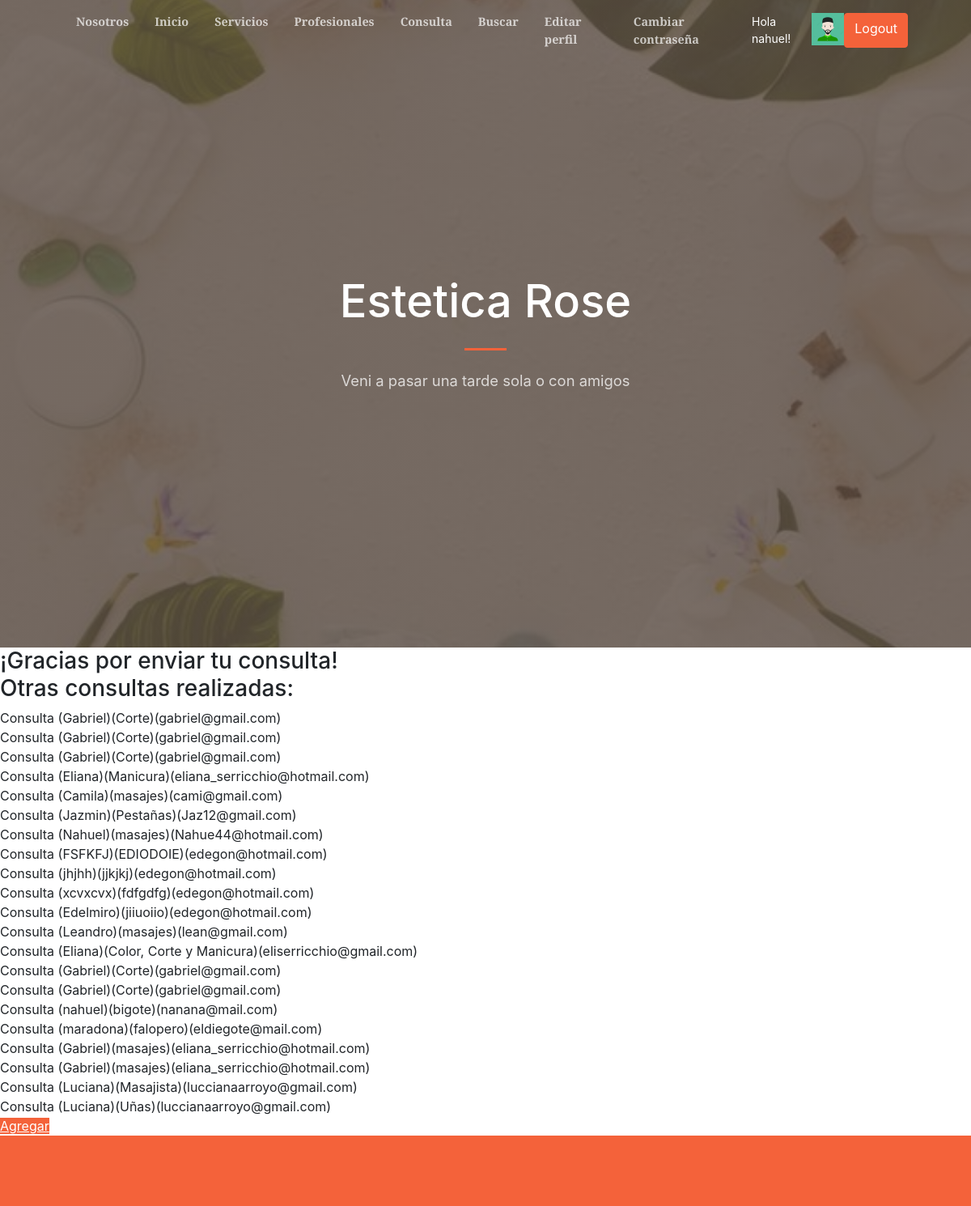
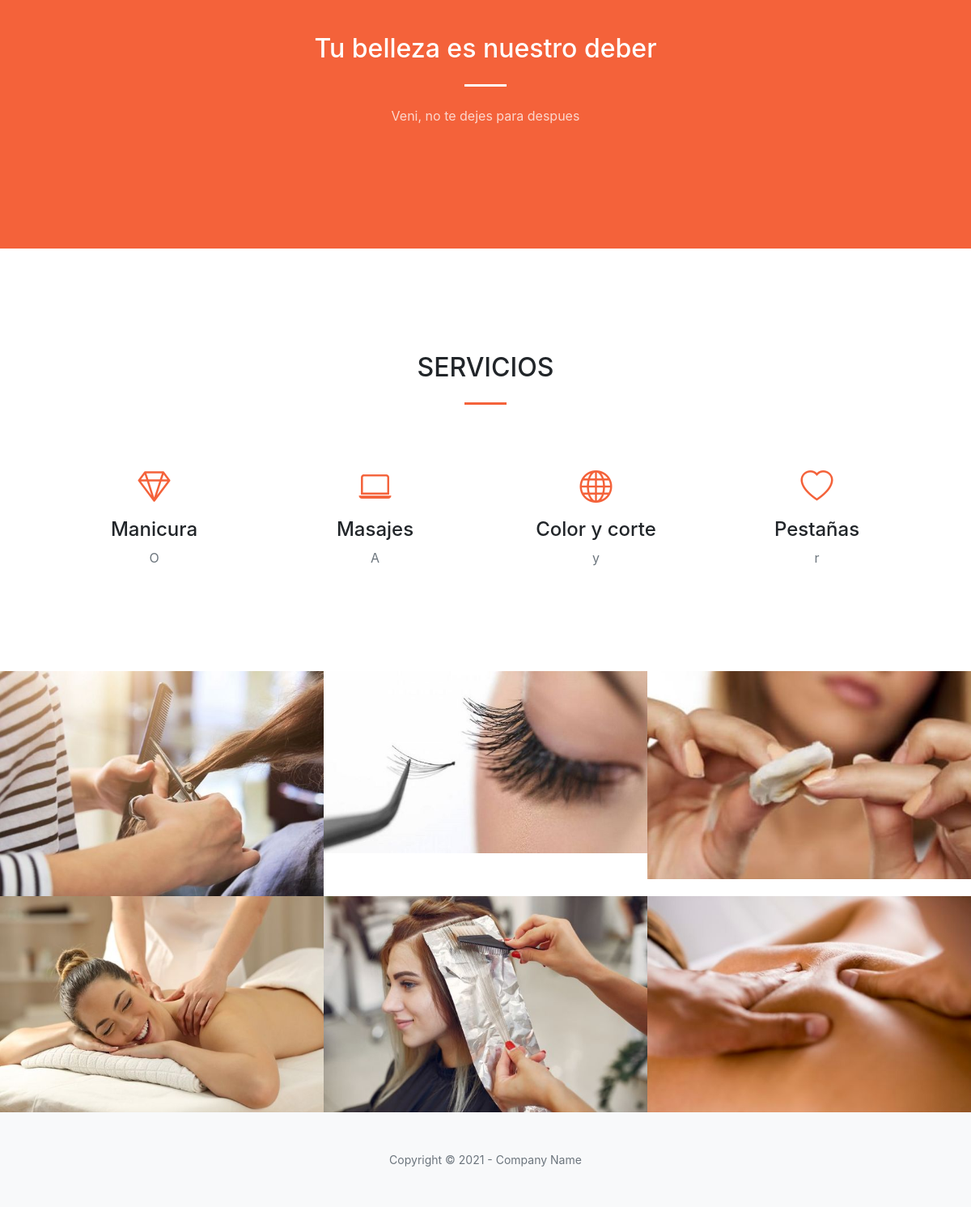
Page /inicio/consulta (signed in) on the committed database (2 pictures, top to bottom).
### AppCoder/models.py (models this page shows)
class Consulta(Model):
    nombre = CharField(max_length=40)
    servicio = CharField(max_length=40)
    mail = EmailField()
    def __str__ (self) -> str: #formulario
        return f'Consulta ({self.nombre})({self.servicio})({self.mail})'

### AppCoder/views.py (the view)
# urls.py: path('consulta', ConsultaListView.as_view(), name='consultas'),
class ConsultaListView(LoginRequiredMixin, AvatarView, ListView):
     model =  Consulta
     template_name = "AppCoder/consulta.html"
     context_object_name = 'consultas'

### AppCoder/views.py (called while the page is built)
      def get_context_data(self, **kwargs):
          contexto = super().get_context_data(**kwargs)
          if self.request.user.is_authenticated:
              contexto['avatar_url'] = Avatar.objects.filter(user=self.request.user).last().imagen.url
          return contexto

### templates/AppCoder/consulta.html (shortened to what this page needs)
{% extends 'AppCoder/padre.html' %}
{% block contenidoQueCambia %}
    <h3> ¡Gracias por enviar tu consulta!
        <br>
        Otras consultas realizadas:
        <br>
    </h3>
    {% for consulta in consultas %}
        {{consulta}}
        <br>
    {% endfor %}
          <a class="btn-primary" href="{% url 'consulta_formulario'%}">Agregar<a/>
{% endblock %}

### templates/AppCoder/padre.html (shortened to what this page needs)
<!DOCTYPE html>
<html lang="en">
    <head>
    {% load static %}
        <link href="https://cdn.jsdelivr.net/npm/bootstrap-icons@1.5.0/font/bootstrap-icons.css" rel="stylesheet" />
        <link href="https://cdnjs.cloudflare.com/ajax/libs/SimpleLightbox/2.1.0/simpleLightbox.min.css" rel="stylesheet" />
        <link href="{% static 'AppCoder/css/styles.css' %}" rel="stylesheet" />
    </head>
    <body id="page-top">
        <nav class="navbar navbar-expand-lg navbar-light fixed-top py-3" id="mainNav">
            <div class="container px-4 px-lg-5">
                <div class="collapse navbar-collapse" id="navbarResponsive">
                    <ul class="navbar-nav ms-auto my-2 my-lg-0">
                        <li class="nav-item"><a class="nav-link" href="{% url 'nosotros' %}">Nosotros</a></li>
                        <li class="nav-item"><a class="nav-link" href="{% url 'Inicio' %}">Inicio</a></li>
                        <li class="nav-item"><a class="nav-link" href="{% url 'servicios' %}">Servicios</a></li>
                        <li class="nav-item"><a class="nav-link" href="{% url 'profesionales' %}">Profesionales</a></li>
                        <li class="nav-item"><a class="nav-link" href="{% url 'consultas' %}">Consulta</a></li>
                        <li class="nav-item"><a class="nav-link" href="{% url 'busqueda_consulta' %}">Buscar</a></li>
                        {% if not request.user.is_authenticated %}
                          <a class="btn btn-primary" href="{% url 'login'%}">Iniciar</a>
                        {% else %}
                            <li class="nav-item"><a class="nav-link" href="{% url 'avatar_add' %}">Editar perfil</a></li>
                            <li class="nav-item"><a class="nav-link" href="{% url 'user_editar' %}">Cambiar contraseña</a></li>
                            <p class="text-white small mb-4 mb-lg-0"> Hola {{user.username}}!</p>
                            <img src="{{avatar_url}}" height="40px"/>
                            <a class="btn btn-primary" href="{% url 'logout'%}">Logout</a>
                        {% endif %}
                    </ul>
                </div>
            </div>
        </nav>
        <header class="masthead">
            <div class="container px-4 px-lg-5 h-100">
                <div class="row gx-4 gx-lg-5 h-100 align-items-center justify-content-center text-center">
                    <div class="col-lg-8 align-self-end">
                        <h1 class="text-white font-weight-bold">Estetica Rose</h1>
                        <hr class="divider" />
                    </div>
                    <div class="col-lg-8 align-self-baseline">
                        <p class="text-white-75 mb-5">Veni a pasar una tarde sola o con amigos</p>
                    </div>
                </div>
            </div>
        </header>
        {% block contenidoQueCambia %}{% endblock %}
        <section class="page-section bg-primary" id="about">
            <div class="container px-4 px-lg-5">
                <div class="row gx-4 gx-lg-5 justify-content-center">
                    <div class="col-lg-8 text-center">
                        <h2 class="text-white mt-0">Tu belleza es nuestro deber</h2>
                        <hr class="divider divider-light" />
                        <p class="text-white-75 mb-4">Veni, no te dejes para despues</p>
                    </div>
                </div>
            </div>
        </section>
        <section class="page-section" id="services">
            <div class="container px-4 px-lg-5">
                <h2 class="text-center mt-0">SERVICIOS</h2>
                <hr class="divider" />
                <div class="row gx-4 gx-lg-5">
                    <div class="col-lg-3 col-md-6 text-center">
                        <div class="mt-5">
                            <div class="mb-2"><i class="bi-gem fs-1 text-primary"></i></div>
                            <h3 class="h4 mb-2">Manicura</h3>
                            <p class="text-muted mb-0">O</p>
                        </div>
                    </div>
                    <div class="col-lg-3 col-md-6 text-center">
                        <div class="mt-5">
                            <div class="mb-2"><i class="bi-laptop fs-1 text-primary"></i></div>
                            <h3 class="h4 mb-2">Masajes</h3>
                            <p class="text-muted mb-0">A</p>
                        </div>
                    </div>
                    <div class="col-lg-3 col-md-6 text-center">
                        <div class="mt-5">
                            <div class="mb-2"><i class="bi-globe fs-1 text-primary"></i></div>
                            <h3 class="h4 mb-2">Color y corte</h3>
                            <p class="text-muted mb-0">y</p>
                        </div>
                    </div>
                    <div class="col-lg-3 col-md-6 text-center">
                        <div class="mt-5">
                            <div class="mb-2"><i class="bi-heart fs-1 text-primary"></i></div>
                            <h3 class="h4 mb-2">Pestañas</h3>
                            <p class="text-muted mb-0">r</p>
                        </div>
                    </div>
                </div>
            </div>
        </section>
        <div id="portfolio">
            <div class="container-fluid p-0">
                <div class="row g-0">
                    <div class="col-lg-4 col-sm-6">
                        <a class="portfolio-box" href="assets/img/portfolio/fullsize/1.jpeg" title="Project Name">
                            <img class="img-fluid" src="{%  static 'AppCoder/assets/img/portfolio/thumbnails/1.jpeg' %}" alt="..." />
                        </a>
                    </div>
                    <div class="col-lg-4 col-sm-6">
                        <a class="portfolio-box" href="assets/img/portfolio/fullsize/2.jpeg" title="Project Name">
                            <img class="img-fluid" src="{% static 'AppCoder/assets/img/portfolio/thumbnails/2.jpeg' %}" alt="..." />
                        </a>
                    </div>
                    <div class="col-lg-4 col-sm-6">
                        <a class="portfolio-box" href="assets/img/portfolio/fullsize/3.jpeg" title="Project Name">
                            <img class="img-fluid" src="{% static 'AppCoder/assets/img/portfolio/thumbnails/3.jpeg' %}" alt="..." />
                        </a>
                    </div>
                    <div class="col-lg-4 col-sm-6">
                        <a class="portfolio-box" href="assets/img/portfolio/fullsize/4.jpeg" title="Project Name">
                            <img class="img-fluid" src="{% static 'AppCoder/assets/img/portfolio/thumbnails/4.jpeg' %}" alt="..." />
                        </a>
                    </div>
                    <div class="col-lg-4 col-sm-6">
                        <a class="portfolio-box" href="assets/img/portfolio/fullsize/5.jpeg" title="Project Name">
                            <img class="img-fluid" src="{% static 'AppCoder/assets/img/portfolio/thumbnails/5.jpeg' %}" alt="..." />
                        </a>
                    </div>
                    <div class="col-lg-4 col-sm-6">
                        <a class="portfolio-box" href="assets/img/portfolio/fullsize/6.jpeg" title="Project Name">
                            <img class="img-fluid" src="{% static 'AppCoder/assets/img/portfolio/thumbnails/6.jpeg' %}" alt="..." />
                        </a>
                    </div>
                </div>
            </div>
        </div>
        <footer class="bg-light py-5">
            <div class="container px-4 px-lg-5"><div class="small text-center text-muted">Copyright &copy; 2021 - Company Name</div></div>
        </footer>
    </body>
</html>

### rows in the picture
Consulta: nombre+servicio+mail "Consulta (Gabriel)(Corte)(gabriel@gmail.com)"
Consulta: nombre+servicio+mail "Consulta (Gabriel)(Corte)(gabriel@gmail.com)"
Consulta: nombre+servicio+mail "Consulta (Gabriel)(Corte)(gabriel@gmail.com)"
Consulta: nombre+servicio+mail "Consulta (Eliana)(Manicura)(eliana_serricchio@hotmail.com)"
Consulta: nombre+servicio+mail "Consulta (Camila)(masajes)(cami@gmail.com)"
Consulta: nombre+servicio+mail "Consulta (Jazmin)(Pestañas)(Jaz12@gmail.com)"
Consulta: nombre+servicio+mail "Consulta (Nahuel)(masajes)(Nahue44@hotmail.com)"
Consulta: nombre+servicio+mail "Consulta (FSFKFJ)(EDIODOIE)(edegon@hotmail.com)"
Consulta: nombre+servicio+mail "Consulta (jhjhh)(jjkjkj)(edegon@hotmail.com)"
Consulta: nombre+servicio+mail "Consulta (xcvxcvx)(fdfgdfg)(edegon@hotmail.com)"
Consulta: nombre+servicio+mail "Consulta (Edelmiro)(jiiuoiio)(edegon@hotmail.com)"
Consulta: nombre+servicio+mail "Consulta (Leandro)(masajes)(lean@gmail.com)"
Consulta: nombre+servicio+mail "Consulta (Eliana)(Color, Corte y Manicura)(eliserricchio@gmail.com)"
Consulta: nombre+servicio+mail "Consulta (Gabriel)(Corte)(gabriel@gmail.com)"
Consulta: nombre+servicio+mail "Consulta (Gabriel)(Corte)(gabriel@gmail.com)"
Consulta: nombre+servicio+mail "Consulta (nahuel)(bigote)(nanana@mail.com)"
Consulta: nombre+servicio+mail "Consulta (maradona)(falopero)(eldiegote@mail.com)"
Consulta: nombre+servicio+mail "Consulta (Gabriel)(masajes)(eliana_serricchio@hotmail.com)"
Consulta: nombre+servicio+mail "Consulta (Gabriel)(masajes)(eliana_serricchio@hotmail.com)"
Consulta: nombre+servicio+mail "Consulta (Luciana)(Masajista)(luccianaarroyo@gmail.com)"
Consulta: nombre+servicio+mail "Consulta (Luciana)(Uñas)(luccianaarroyo@gmail.com)"

### other values in the picture
{{ user.username }} "nahuel"
